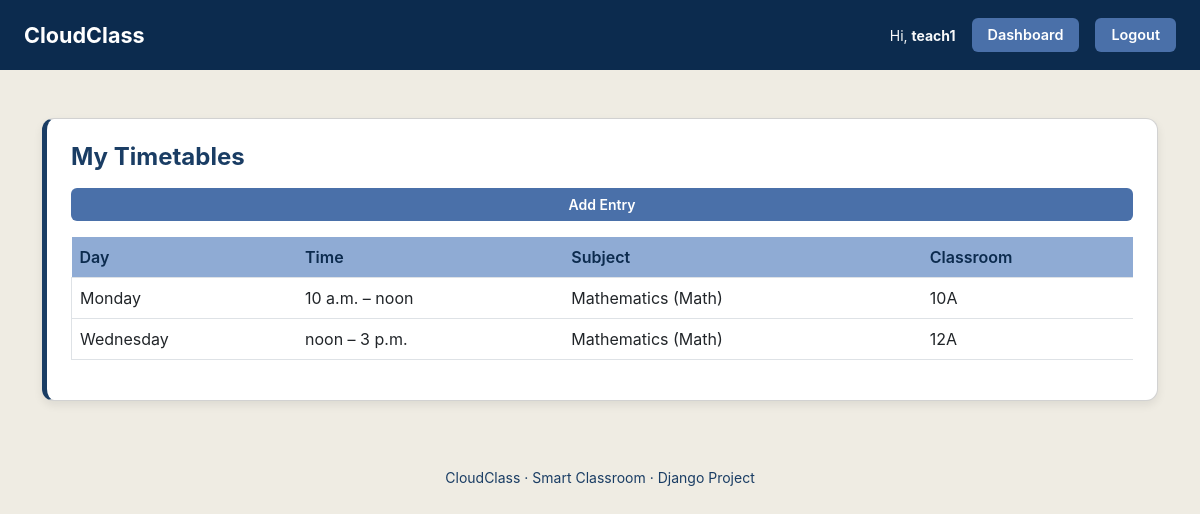
Screenshot of /timetable/teacher/ (signed in) with the database file from the repository.
### classroom_app/models.py (models this page shows, shortened)
class User(AbstractUser):
    USER_ROLES = (
        ("student", "Student"),
        ("teacher", "Teacher"),
    )
    role = models.CharField(max_length=10, choices=USER_ROLES, default="student")

class Timetable(models.Model):
    DAYS = [
        ("MON", "Monday"),
        ("TUE", "Tuesday"),
        ("WED", "Wednesday"),
        ("THU", "Thursday"),
        ("FRI", "Friday"),
        ("SAT", "Saturday"),
        ("SUN", "Sunday"),
    ]
    subject = models.ForeignKey(Subject, on_delete=models.CASCADE)
    classroom = models.ForeignKey(ClassRoom, on_delete=models.CASCADE)
    teacher = models.ForeignKey(
        settings.AUTH_USER_MODEL,
        on_delete=models.CASCADE,
        limit_choices_to={"role": "teacher"},
    )
    day = models.CharField(max_length=3, choices=DAYS)
    start_time = models.TimeField()
    end_time = models.TimeField()
    meeting_link = models.URLField(null=True, blank=True)
    class Meta:
        ordering = ["day", "start_time"]

class Subject(models.Model):
    name = models.CharField(max_length=100)
    code = models.CharField(max_length=20, blank=True, null=True)
    teacher = models.ForeignKey(
        settings.AUTH_USER_MODEL,
        on_delete=models.SET_NULL,
        null=True,
        blank=True,
        limit_choices_to={"role": "teacher"},
    )
    def __str__(self):
        return f"{self.name} ({self.code})" if self.code else self.name

class ClassRoom(models.Model):
    name = models.CharField(max_length=100, unique=True)
    capacity = models.IntegerField(default=30)
    def __str__(self):
        return self.name

### classroom_app/views.py (the view)
    def wrapper(request, *args, **kwargs):
        if not request.user.is_authenticated or request.user.role != "teacher":
            return render(request, "403.html", status=403)
        return view(request, *args, **kwargs)

### classroom_app/views.py (called while the page is built)
def teacher_required(view):
    def wrapper(request, *args, **kwargs):
        if not request.user.is_authenticated or request.user.role != "teacher":
            return render(request, "403.html", status=403)
        return view(request, *args, **kwargs)
    wrapper.__name__ = view.__name__
    return wrapper

@login_required
@teacher_required
def timetable_list_teacher(request):
    timetables = Timetable.objects.filter(
        teacher=request.user
    ).order_by("day", "start_time")
    return render(
        request,
        "classroom_app/timetable_list_teacher.html",
        {"timetables": timetables},
    )

### templates/classroom_app/timetable_list_teacher.html (shortened to what this page needs)
{% extends "base.html" %}
{% block content %}
<div class="card p-4 mt-4">
    <h4 class="fw-bold mb-3" style="color: var(--primary-blue);">
        My Timetables
    </h4>
    <a href="{% url 'add_timetable' %}" class="btn btn-accent btn-sm mb-3">
        Add Entry
    </a>
    <table class="table align-middle">
        <thead>
            <tr>
                <th style="background: var(--secondary-blue); color: var(--dark-navy);">Day</th>
                <th style="background: var(--secondary-blue); color: var(--dark-navy);">Time</th>
                <th style="background: var(--secondary-blue); color: var(--dark-navy);">Subject</th>
                <th style="background: var(--secondary-blue); color: var(--dark-navy);">Classroom</th>
            </tr>
        </thead>
        <tbody>
            {% for t in timetables %}
            <tr class="border-start" style="background: var(--white); border-left: 4px solid var(--primary-blue);">
                <td>{{ t.get_day_display }}</td>
                <td>{{ t.start_time }} – {{ t.end_time }}</td>
                <td>{{ t.subject }}</td>
                <td>{{ t.classroom }}</td>
            </tr>
            {% empty %}
            <tr class="border-start" style="background: var(--white); border-left: 4px solid var(--primary-blue);">
                <td colspan="4">No entries</td>
            </tr>
            {% endfor %}
        </tbody>
    </table>
</div>
{% endblock %}

### templates/base.html (shortened to what this page needs)
<!DOCTYPE html>
<html>
{% load static %}
<head>
    <link href="https://cdn.jsdelivr.net/npm/bootstrap@5.3.0/dist/css/bootstrap.min.css" rel="stylesheet">
    <link rel="stylesheet" href="{% static 'css/style.css' %}">
</head>
<body>
<nav class="navbar navbar-expand-lg custom-navbar px-4">
    <a class="navbar-brand fw-bold" href="{% url 'home' %}">
        CloudClass
    </a>
    <div class="collapse navbar-collapse justify-content-end" id="navbarMenu">
        <ul class="navbar-nav align-items-center gap-3">
            {% if user.is_authenticated %}
            <li class="nav-item text-light small">
                Hi, <strong>{{ user.username }}</strong>
            </li>
            {% if user.role == "teacher" %}
            <li class="nav-item">
                <a class="btn btn-accent btn-sm" href="{% url 'teacher_dashboard' %}">
                    Dashboard
                </a>
            </li>
            {% elif user.role == "student" %}
            <li class="nav-item">
                <a class="btn btn-accent btn-sm" href="{% url 'student_dashboard' %}">
                    Dashboard
                </a>
            </li>
            {% endif %}
            <li class="nav-item">
                <form method="post" action="{% url 'logout' %}" class="m-0">
                    <button class="btn btn-accent btn-sm" type="submit">
                        Logout
                    </button>
                </form>
            </li>
            {% endif %}
        </ul>
    </div>
</nav>
    <div class="container my-5">
        {% block content %}{% endblock %}
    </div>
    <footer class="py-3 text-center" style="color: var(--primary-blue);">
        <small>CloudClass · Smart Classroom · Django Project</small>
    </footer>
</body>
</html>

### static/css/style.css (style rules this page uses)
:root { --primary-blue: #1A3D64; --secondary-blue: #8FABD4; --accent-blue: #4A70A9; --dark-navy: #0C2B4E; --bg-light: #EFECE3; --white: #FFFFFF; --text-dark: #000000; }
body { background: var(--bg-light); font-family: "Inter", sans-serif; color: var(--text-dark); min-height: 100vh; }
.custom-navbar { background: var(--dark-navy); padding: 14px 25px; }
.custom-navbar .navbar-brand { color: white !important; font-size: 1.35rem; font-weight: 700; }
.navbar-nav .nav-item .btn-accent { padding: 6px 16px; font-size: 0.9rem; }
.btn-accent { background: var(--accent-blue); color: var(--white) !important; padding: 6px 14px; font-weight: 600; border-radius: 6px; border: none; }
.card { background: var(--white); padding: 20px; border-radius: 12px; border-left: 5px solid var(--primary-blue); margin-bottom: 25px; box-shadow: 0 4px 10px rgba(0, 0, 0, 0.08); }
.table th { background: var(--secondary-blue); color: var(--dark-navy); font-weight: 600; }

### rows the page displays
User: username "teach1"
Timetable: day "Monday", start_time "10 a.m.", end_time "noon", subject "Mathematics (Math)", classroom "10A"
Timetable: day "Wednesday", start_time "noon", end_time "3 p.m.", subject "Mathematics (Math)", classroom "12A"
